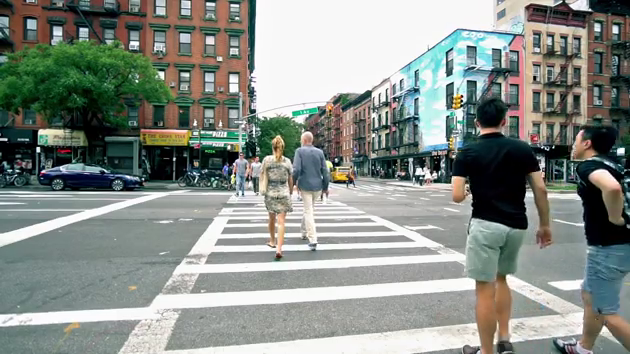
#> input picture frame 48 of Feature-Extract/imgs/pedestrian.mp4, 630 x 354 px
$ python HOF.py
#> lines starting #> are read from the running program, lines starting #| are printed output that depends on the picture
'''
原理参考：https://blog.csdn.net/carson2005/article/details/7581642
代码参考：https://blog.csdn.net/wsp_1138886114/article/details/84400392
'''

import numpy as np
import cv2

cap = cv2.VideoCapture('./imgs/pedestrian.mp4')

# 角点检测的参数：角点最大数量，品质因子，角点间的最小距离，
feature_params = dict(maxCorners=100,
                      qualityLevel=0.3,
                      minDistance=7,
                      blockSize=7)
# 光流法参数
# maxLevel 未使用的图像金字塔层数
lk_params = dict(winSize=(15, 15),
                 maxLevel=2,
                 criteria=(cv2.TERM_CRITERIA_EPS | cv2.TERM_CRITERIA_COUNT, 10, 0.03))

# 创建随机生成的颜色
color = np.random.randint(0, 255, (100, 3))


ret, old_frame = cap.read()                             # 取出视频的第一帧
#> old_frame is the input picture: shape (354, 630, 3); mean B, G, R 136.8, 142.8, 136.3
old_gray = cv2.cvtColor(old_frame, cv2.COLOR_BGR2GRAY)  # 灰度化
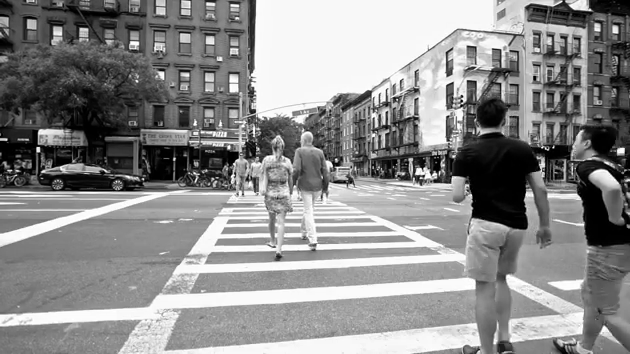
#> old_gray: shape (354, 630); min 0, max 255, mean 140.2
p0 = cv2.goodFeaturesToTrack(old_gray, mask=None, **feature_params)  # 对第一帧图像进行角点检测
#> p0 = 100 rows, first 8: [39, 147], [418, 172], [622, 150], [461, 97], [335, 164], [433, 176], [253, 110], [227, 146]
mask = np.zeros_like(old_frame)                         # 为绘制创建掩码图片

while True:
    _, frame = cap.read()  # 循环读入每一帧
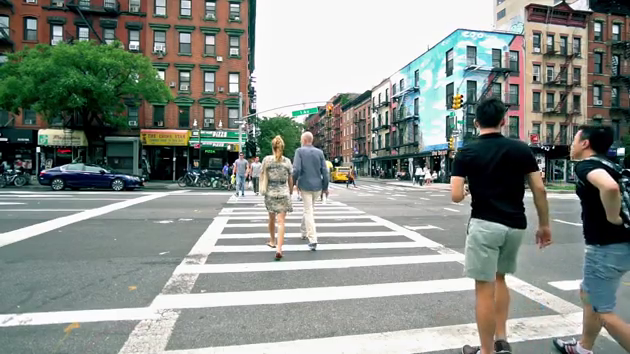
#> input picture frame 49 of Feature-Extract/imgs/pedestrian.mp4, 630 x 354 px
#> frame is the input picture: shape (354, 630, 3); mean B, G, R 136.8, 142.9, 136.3
    frame_gray = cv2.cvtColor(frame, cv2.COLOR_BGR2GRAY)
    # 计算光流以获取点的新位置
    '''
    输入：
    previmage:前一帧图像
    nextimage:当前帧图像
    prevPts:待跟踪的特征向量
    winSize:搜索窗口大小3*3/5*5....
    maxLevel:最大金字塔层数
    返回：
    nextPts:输出跟踪特征点向量
    status:是否找到特征点
    '''
    p1, st, err = cv2.calcOpticalFlowPyrLK(old_gray, frame_gray, p0, None, **lk_params)
#> p1 = 100 rows, first 8: [38.98, 147], [418, 172], [622, 150], [461, 97.01], [335, 164], [433, 176], [253, 110], [227, 146]; st = 100 values from 1 to 1; err = 100 values, max 18.31 at index 13, min 0 at index 10, mean 2.34
    # status为1的角点
    good_new = p1[st == 1]
#> good_new = 100 pairs, first value 11.99 to 622, second value 5 to 346
    good_old = p0[st == 1]
#> good_old = 100 pairs, first value 12 to 622, second value 5 to 346
    # 绘制跟踪框
    for i, (new, old) in enumerate(zip(good_new, good_old)):
        a, b = new.ravel()
        c, d = old.ravel()
        mask = cv2.line(mask, (a, b), (c, d), color[i].tolist(), 2)
        frame = cv2.circle(frame, (a, b), 5, color[i].tolist(), -1)
#> this loop made 100 passes
#> (a, b, c, d) on passes 1 to 12: (38.98, 147, 39, 147), (418, 172, 418, 172), (622, 150, 622, 150), (461, 97.01, 461, 97), (335, 164, 335, 164), (433, 176, 433, 176), (253, 110, 253, 110), (227, 146, 227, 146), (468, 82, 468, 82), (452.1, 178, 453, 178), (40, 131, 40, 131), (81.01, 30, 81, 30)
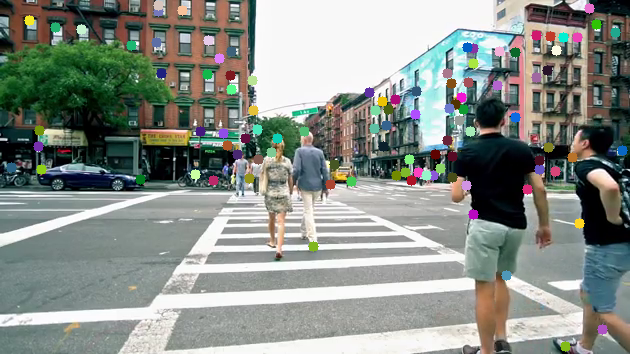
#> frame: shape (354, 630, 3); mean B, G, R 136.5, 142.7, 136.5
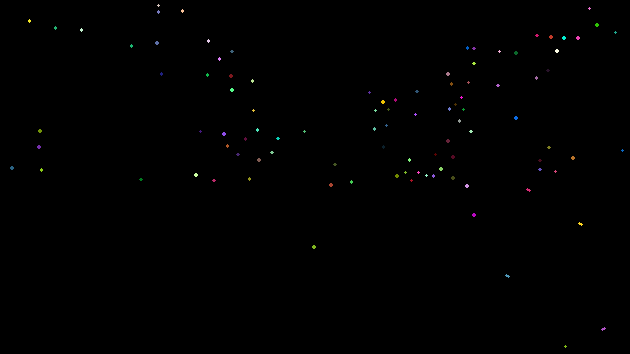
#> mask: shape (354, 630, 3); mean of channels 0, 1, 2 0.4, 0.5, 0.5; drawn as B, G, R
    img = cv2.add(frame, mask)
    cv2.imshow('frame', img)
    k = cv2.waitKey(30)  # & 0xff
#> (key Esc is pressed here)
    if k == 27:
        break
    # 更新
    old_gray = frame_gray.copy()
    p0 = good_new.reshape(-1, 1, 2)

cv2.destroyAllWindows()
cap.release()

$ run again, starting later in the video
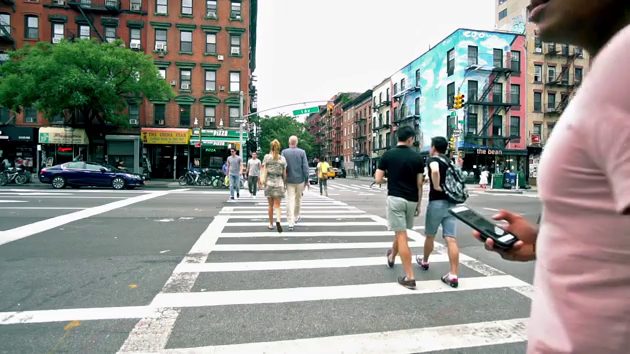
#> input picture frame 217 of Feature-Extract/imgs/pedestrian.mp4, 630 x 354 px
#> old_frame is the input picture: shape (354, 630, 3); mean B, G, R 141, 146.2, 144.3
#> p0 = 100 rows, first 8: [40, 147], [475, 167], [462, 97], [432, 164], [486, 173], [227, 145], [470, 82], [254, 109]
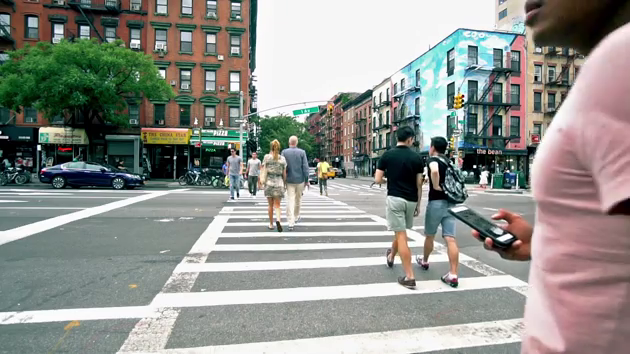
#> input picture frame 218 of Feature-Extract/imgs/pedestrian.mp4, 630 x 354 px
#> frame is the input picture: shape (354, 630, 3); mean B, G, R 141, 146.2, 144.4
#> p1 = 100 rows, first 8: [40, 147], [475, 167], [462, 97], [431.6, 164], [486, 173], [227, 145], [470, 82], [254, 109]; st = 100 values from 1 to 1; err = 100 values, max 45.6 at index 86, min 0 at index 0, mean 2.68
#> good_new = 100 pairs, first value 13.07 to 551, second value 10 to 285.9
#> good_old = 100 pairs, first value 13 to 551, second value 10 to 286
#> the loop `for i, (new, old) in enumerate(zip(good_new, good_old)):` made 100 passes
#> (a, b, c, d) on passes 1 to 8: (40, 147, 40, 147), (475, 167, 475, 167), (462, 97, 462, 97), (431.6, 164, 432, 164), (486, 173, 486, 173), (227, 145, 227, 145), (470, 82, 470, 82), (254, 109, 254, 109)
#> after the loop `for i, (new, old) in enumerate(zip(good_new, good_old)):`:
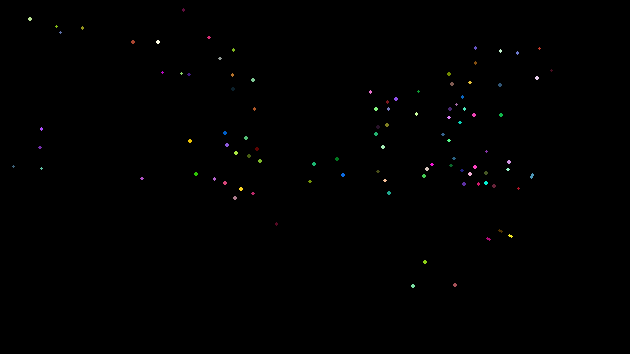
#> mask: shape (354, 630, 3); mean of channels 0, 1, 2 0.5, 0.6, 0.5; drawn as B, G, R

$ run again, starting later in the video
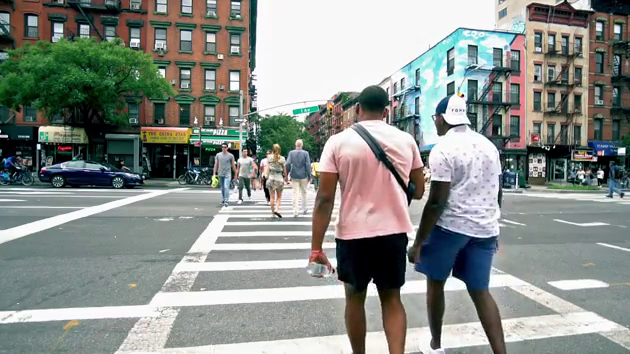
#> input picture frame 387 of Feature-Extract/imgs/pedestrian.mp4, 630 x 354 px
#> old_frame is the input picture: shape (354, 630, 3); mean B, G, R 138.2, 143, 137.7
#> p0 = 100 rows, first 8: [600, 175], [39, 146], [372, 281], [623, 149], [228, 144], [475, 82], [594, 158], [254, 108]
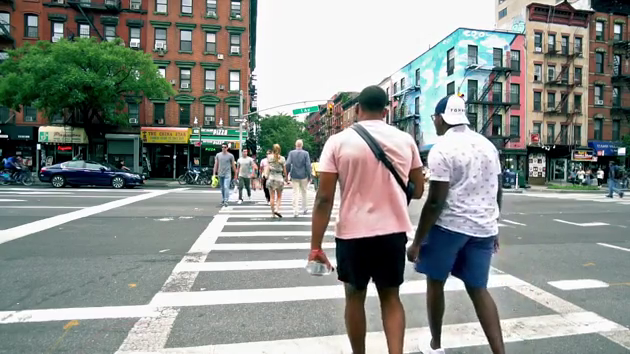
#> input picture frame 388 of Feature-Extract/imgs/pedestrian.mp4, 630 x 354 px
#> frame is the input picture: shape (354, 630, 3); mean B, G, R 138.4, 143.1, 137.9
#> p1 = 100 rows, first 8: [599.9, 175], [39, 146], [371.5, 280.5], [623, 149], [228, 144], [475, 82], [594, 158], [254, 108]; st = 100 values from 1 to 1; err = 100 values, max 16.9 at index 62, min 0 at index 12, mean 2.62
#> good_new = 100 pairs, first value 30 to 623, second value 7 to 346
#> good_old has the same summary as good_new
#> the loop `for i, (new, old) in enumerate(zip(good_new, good_old)):` made 100 passes
#> (a, b, c, d) on passes 1 to 8: (599.9, 175, 600, 175), (39, 146, 39, 146), (371.5, 280.5, 372, 281), (623, 149, 623, 149), (228, 144, 228, 144), (475, 82, 475, 82), (594, 158, 594, 158), (254, 108, 254, 108)
#> after the loop `for i, (new, old) in enumerate(zip(good_new, good_old)):`:
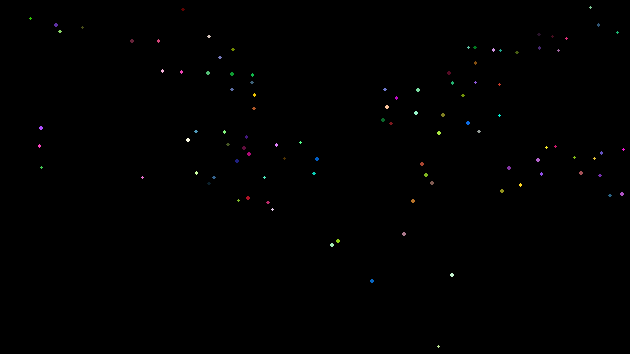
#> mask: shape (354, 630, 3); mean of channels 0, 1, 2 0.5, 0.5, 0.5; drawn as B, G, R
